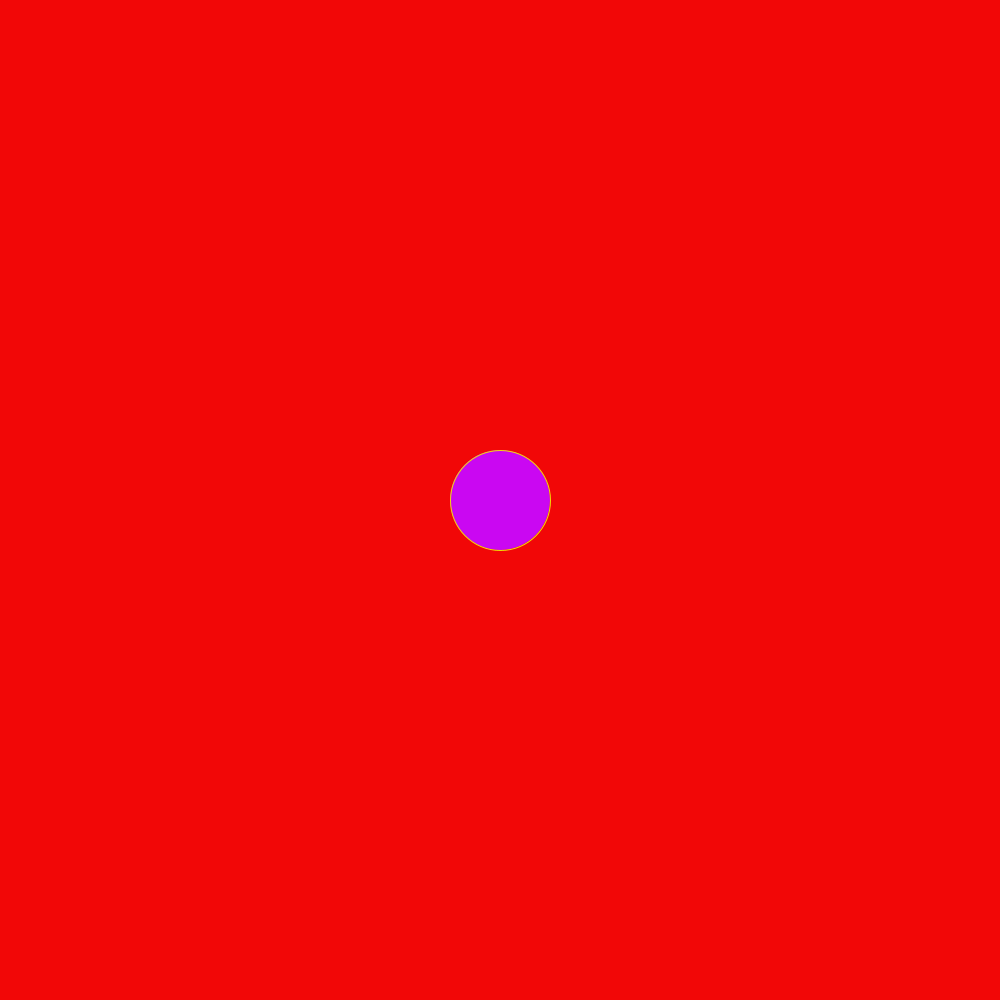
Frame 1 (no input)
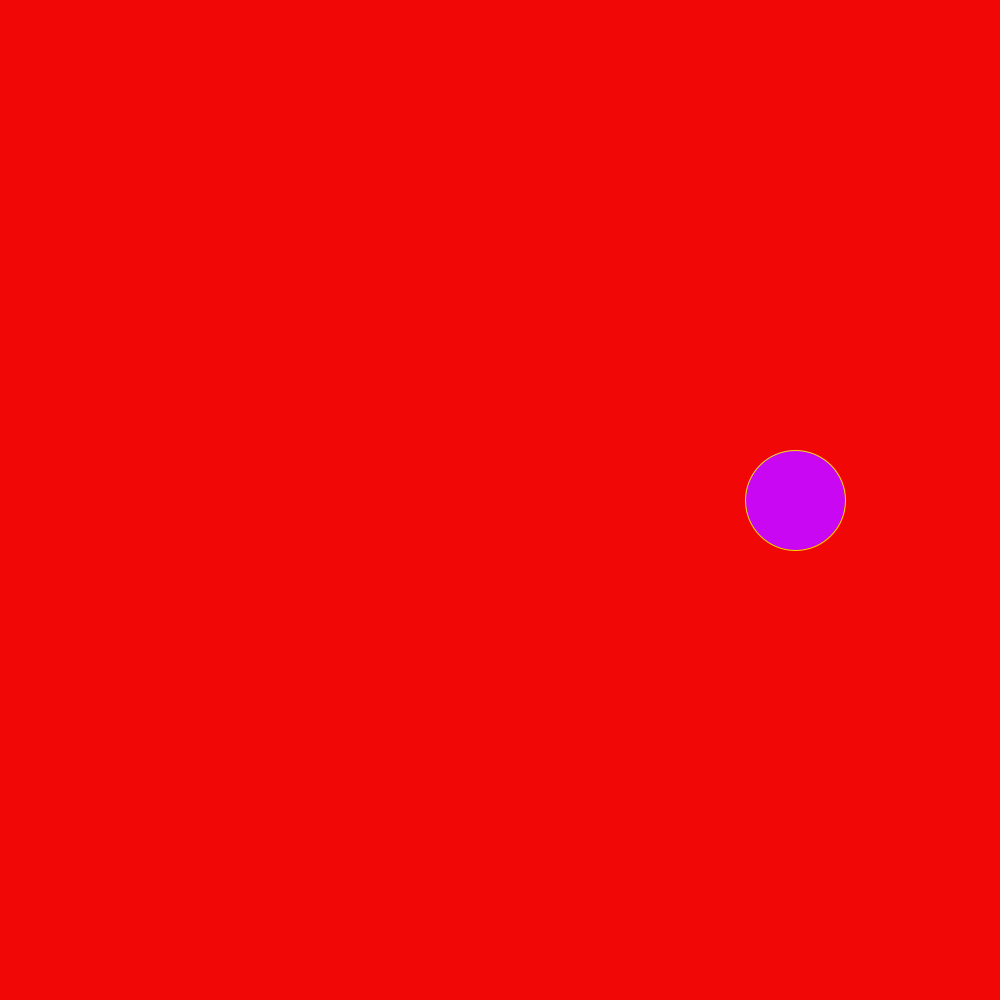
Frame 60 (the mouse pressed at the canvas centre just before this capture)
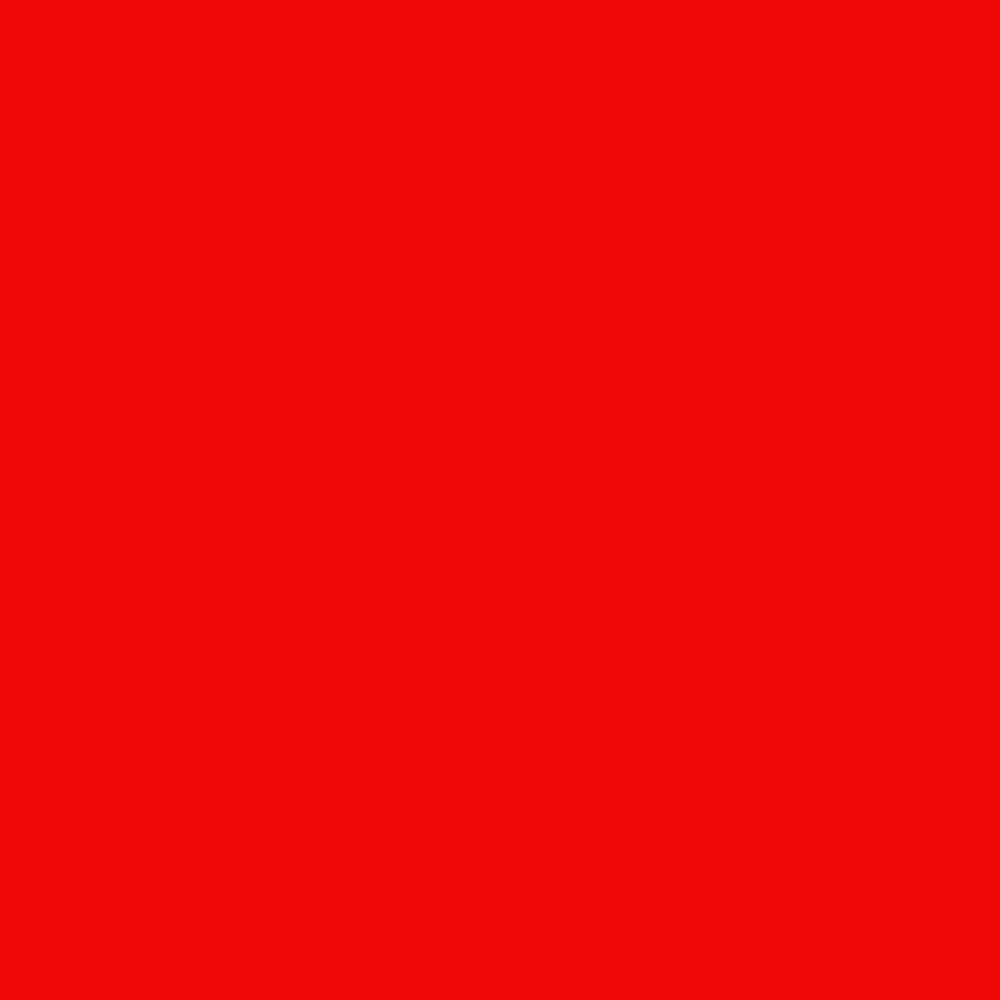
Frame 120 (the mouse held since frame 60 and released just before this capture)

The Processing sketch that drew these frames (run headless with seeded random() and noise(); from frame 60 on, the mouse is pressed at the canvas centre):

// Processing sketch: pong
// ── pong.pde
int x=500;
int y=0;

void setup(){
 size(1000,1000);
 background(242,7,7);
  
}
void draw (){
background(242,7,7);
  stroke(#F2DB07);
  fill(#CA07F2);
  ellipse(x,500,100,100);
  x+=5;
  
}
